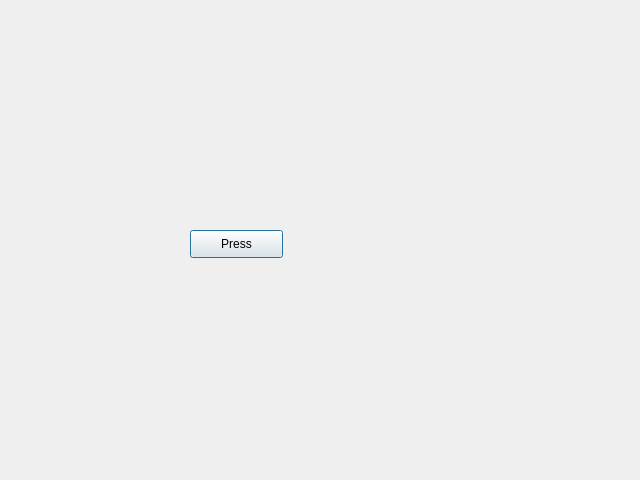
<?xml version="1.0" encoding="UTF-8"?>
<ui version="4.0">
 <class>FileSharingConsole</class>
 <widget class="QDialog" name="FileSharingConsole">
  <property name="geometry">
   <rect>
    <x>0</x>
    <y>0</y>
    <width>640</width>
    <height>480</height>
   </rect>
  </property>
  <property name="windowTitle">
   <string>File Sharing</string>
  </property>
  <widget class="QPushButton" name="press">
   <property name="geometry">
    <rect>
     <x>190</x>
     <y>230</y>
     <width>93</width>
     <height>28</height>
    </rect>
   </property>
   <property name="text">
    <string>Press</string>
   </property>
  </widget>
 </widget>
 <resources/>
 <connections/>
</ui>
